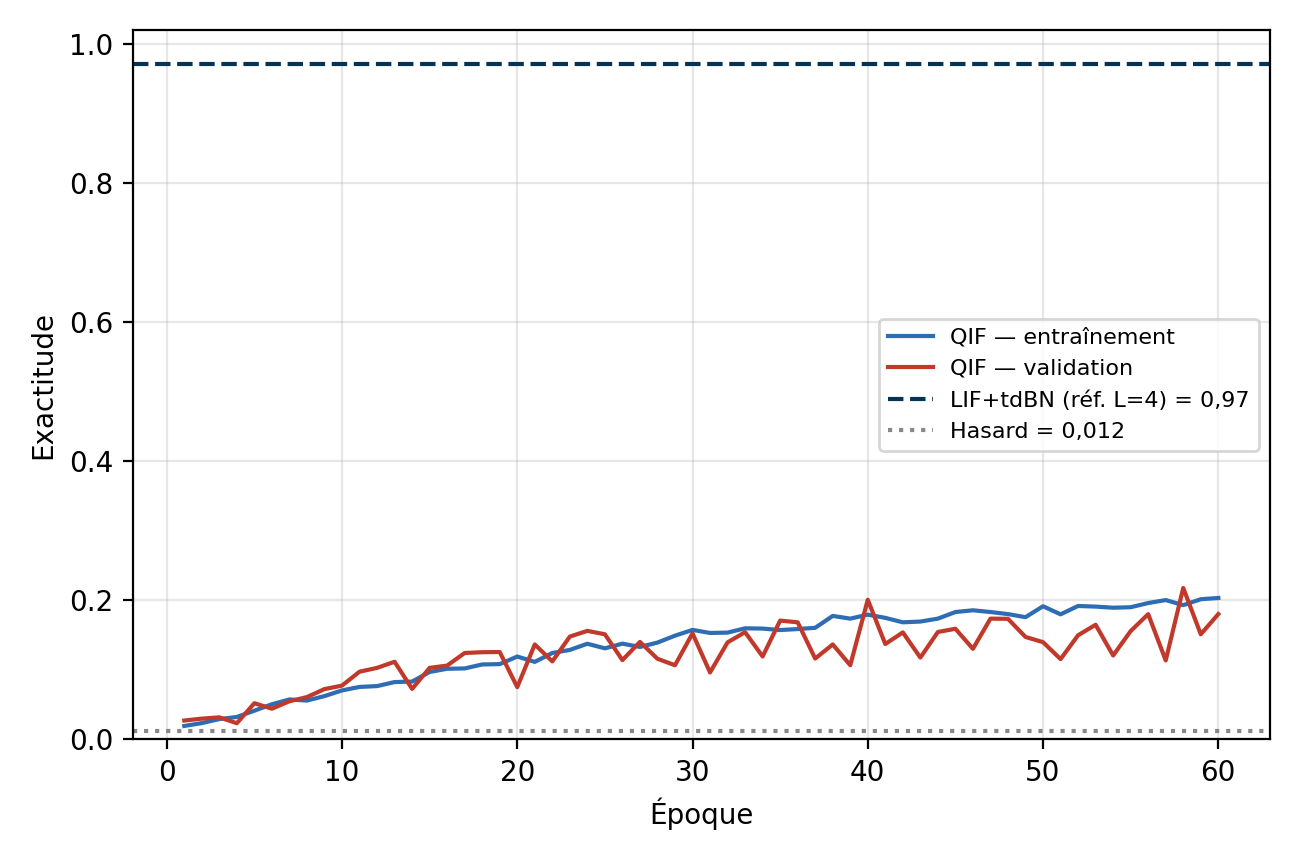

Write the Python code that produced this figure.
import re, matplotlib; matplotlib.use("Agg"); import matplotlib.pyplot as plt
from pathlib import Path
plt.rcParams["pdf.fonttype"]=42
OUT=Path("/users/abdekess61/raouf/SResNet/reunion_finale")
LOG=Path("/users/abdekess61/raouf/SResNet/experiments/mad/04_train_chain/train_chain_tdbn_L4_qif.log")
ep=[]; vs=[]; tr=[]
for line in LOG.read_text().splitlines():
    m=re.search(r"Epoch : (\d+).*Train Accuracy : ([\d.]+).*Val\(std\) Accuracy : ([\d.]+)",line)
    if m: ep.append(int(m.group(1))); tr.append(float(m.group(2))); vs.append(float(m.group(3)))
MARINE="#043353"; RED="#C0392B"; BLUE="#2E6DB4"; GREY="#888888"
fig,ax=plt.subplots(figsize=(6.5,4.3))
ax.plot(ep,tr,color=BLUE,label="QIF — entraînement")
ax.plot(ep,vs,color=RED,label="QIF — validation")
ax.axhline(0.9704,ls="--",color=MARINE,label="LIF+tdBN (réf. L=4) = 0,97")
ax.axhline(1/81,ls=":",color=GREY,label="Hasard = 0,012")
ax.set_xlabel("Époque"); ax.set_ylabel("Exactitude"); ax.set_ylim(0,1.02)
ax.grid(alpha=0.3); ax.legend(fontsize=8,loc="center right"); plt.tight_layout()
fig.savefig(OUT/"fig_qif_courbe.pdf"); fig.savefig(OUT/"fig_qif_courbe.png",dpi=200,facecolor="white")
print(f"OK fig_qif_courbe ({len(ep)} epoques)")
